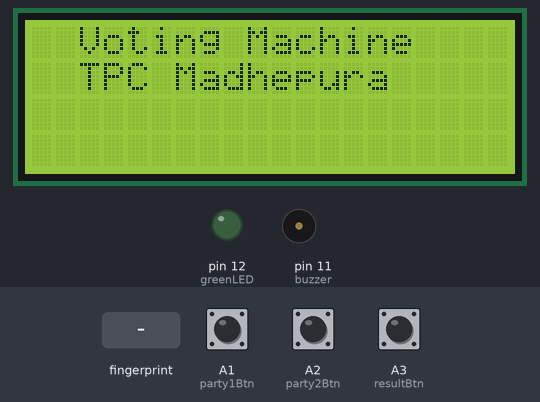
The sketch below on a simulated Arduino Uno, built with avr-gcc and run on an emulated ATmega328P. Parts: 20×4 character LCD, output pins drawn as LEDs (lit = HIGH), buzzer (waves = sounding). The test bench sets the inputs (shaded band); at power-on: A1 (party1Btn) HIGH, A2 (party2Btn) HIGH, A3 (resultBtn) HIGH.

Above: at 3.2 s.
At 14.1 s:
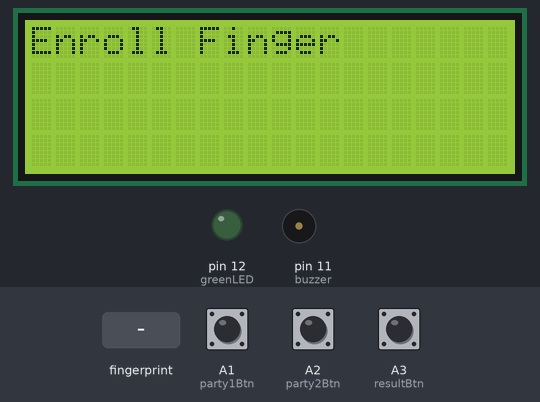
14.2 s: finger stored as number 1 placed on the sensor
At 15.4 s:
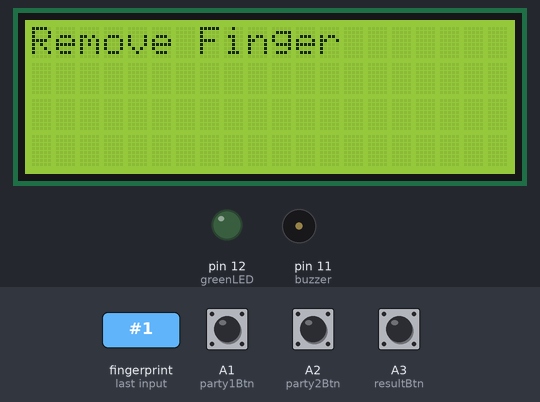
17.2 s: finger stored as number 1 placed on the sensor
At 18.3 s:
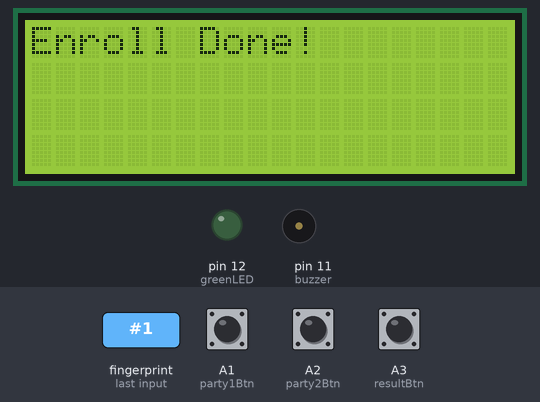
Timing chart, 0 to 20.2 s (numbered marks = the images above; inputs shaded):
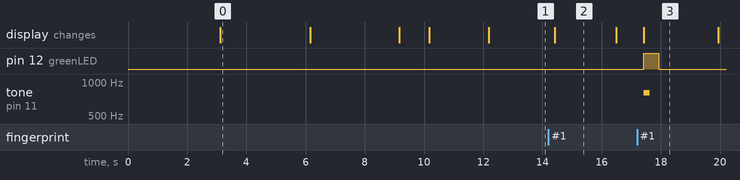

Measured:
- after the input at 14.2 s, the display: changes after 0.22 s (image 2)
- after the input at 17.2 s, pin 12 (greenLED): LOW → HIGH after 0.23 s, → LOW 0.50 s later; tone on pin 11 (buzzer): silent → 800 Hz after 0.23 s, → silent 0.20 s later; the display: changes after 0.23 s (image 3)
- what the display in image 0 shows lasts 3.1 s, from 3.1 s to 6.2 s
- what the display in image 2 shows lasts 2.1 s, from 14.4 s to 16.5 s

The sketch:

all_workingfine.ino
```cpp
#include <Wire.h>
#include <LiquidCrystal_I2C.h>
#include <Adafruit_Fingerprint.h>
#include <SoftwareSerial.h>

// LCD setup
LiquidCrystal_I2C lcd(0x27, 20, 4);

// Fingerprint sensor on pin 2 & 3
SoftwareSerial mySerial(2, 3);
Adafruit_Fingerprint finger(&mySerial);

// Pins
#define party1Btn A1
#define party2Btn A2
#define resultBtn A3
#define greenLED 12
#define buzzer 11

int vote1 = 0, vote2 = 0;
bool votingEnabled = false;  // voting allowed only after enroll
bool hasVoted = false;       // one vote per person

void setup() {
  pinMode(party1Btn, INPUT_PULLUP);
  pinMode(party2Btn, INPUT_PULLUP);
  pinMode(resultBtn, INPUT_PULLUP);
  pinMode(greenLED, OUTPUT);
  pinMode(buzzer, OUTPUT);

  lcd.init();
  lcd.backlight();

  // ===== Custom Welcome Screens =====
  lcd.setCursor(2, 0);
  lcd.print("17 BIHAR BN NCC");
  lcd.setCursor(3, 1);
  lcd.print("CADET SATYAM");
  delay(3000);
  lcd.clear();

  lcd.setCursor(2, 0);
  lcd.print("Voting Machine");
  lcd.setCursor(2, 1);
  lcd.print("TPC Madhepura");
  delay(3000);
  lcd.clear();

  lcd.setCursor(2, 0);
  lcd.print("Welcome Satyam");
  lcd.setCursor(2, 1);
  lcd.print("Continue No: 74");
  delay(3000);
  lcd.clear();
  // ===================================

  finger.begin(57600);
  if (!finger.verifyPassword()) {
    lcd.print("Sensor ERROR!");
    while (1);
  }

  lcd.setCursor(0, 0);
  lcd.print("Voting Machine");
  delay(2000);
  lcd.clear();

  // Fingerprint Enroll step
  enrollFingerprint(1); // Save at ID=1
  votingEnabled = true;

  lcd.clear();
  lcd.print("Voting Enabled");
  delay(2000);
  lcd.clear();
}

void loop() {
  if (!votingEnabled) return;  // block until enrollment done
  if (hasVoted) {
    lcd.setCursor(0, 0);
    lcd.print("Vote Cast Done");
    return;
  }

  // Voting Screen
  lcd.setCursor(0, 0);
  lcd.print("Press Button...");
  lcd.setCursor(0, 1);
  lcd.print("A1=BJP  A2=INC");

  // BJP vote
  if (digitalRead(party1Btn) == LOW) {
    vote1++;
    confirmVote("BJP");
    hasVoted = true;
  }

  // INC vote
  if (digitalRead(party2Btn) == LOW) {
    vote2++;
    confirmVote("INC");
    hasVoted = true;
  }

  // Show Result Button
  if (digitalRead(resultBtn) == LOW) {
    showResult();
  }
}

// ================= FUNCTIONS =================

void confirmVote(String party) {
  lcd.clear();
  lcd.print("Vote -> " + party);
  digitalWrite(greenLED, HIGH);
  tone(buzzer, 1000, 300);
  delay(500);
  digitalWrite(greenLED, LOW);
  noTone(buzzer);
  lcd.clear();
  lcd.print("Vote Success!");
  delay(2000);
  lcd.clear();
}

void showResult() {
  lcd.clear();
  if (vote1 == 0 && vote2 == 0) lcd.print("No Votes Yet");
  else if (vote1 > vote2) lcd.print("BJP Wins!");
  else if (vote2 > vote1) lcd.print("INC Wins!");
  else lcd.print("Tie!");
  delay(4000);
  lcd.clear();
}

// Enroll fingerprint only once
void enrollFingerprint(uint8_t id) {
  int p = -1;
  lcd.clear();
  lcd.print("Enroll Finger");
  delay(1000);

  while (p != FINGERPRINT_OK) {
    p = finger.getImage();
  }
  finger.image2Tz(1);

  lcd.clear();
  lcd.print("Remove Finger");
  delay(2000);

  while (finger.getImage() != FINGERPRINT_NOFINGER);

  lcd.clear();
  lcd.print("Place Again");
  p = -1;
  while (p != FINGERPRINT_OK) {
    p = finger.getImage();
  }
  finger.image2Tz(2);

  if (finger.createModel() == FINGERPRINT_OK) {
    if (finger.storeModel(id) == FINGERPRINT_OK) {
      lcd.clear();
      lcd.print("Enroll Done!");
      tone(buzzer, 800, 200);
      digitalWrite(greenLED, HIGH);
      delay(500);
      digitalWrite(greenLED, LOW);
      noTone(buzzer);
      delay(2000);
    }
  }
}
```
